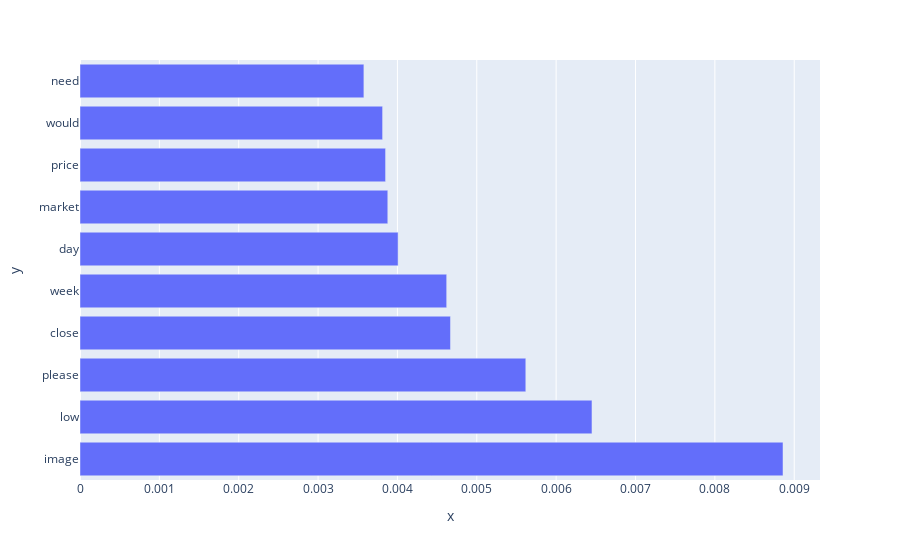

Write notebook code for a chart like this one.
### Code cell
bar_chart(lda_model.show_topic(42))

### Figure 1 — Plotly figure (JSON) as saved in the notebook; plotly's stock layout.template omitted (floating-point values rounded to 4 significant figures)
{"data": [{"alignmentgroup": "True", "hovertemplate": "x=%{x}<br>y=%{y}<extra></extra>", "legendgroup": "", "marker": {"color": "#636efa", "pattern": {"shape": ""}}, "name": "", "offsetgroup": "", "orientation": "h", "showlegend": false, "textposition": "auto", "type": "bar", "x": [0.008859, 0.006452, 0.005618, 0.004668, 0.004621, 0.004008, 0.003879, 0.003851, 0.003813, 0.003577], "xaxis": "x", "y": ["image", "low", "please", "close", "week", "day", "market", "price", "would", "need"], "yaxis": "y"}], "layout": {"barmode": "relative", "legend": {"tracegroupgap": 0}, "margin": {"t": 60}, "xaxis": {"anchor": "y", "domain": [0, 1], "title": {"text": "x"}}, "yaxis": {"anchor": "x", "domain": [0, 1], "title": {"text": "y"}}}}
